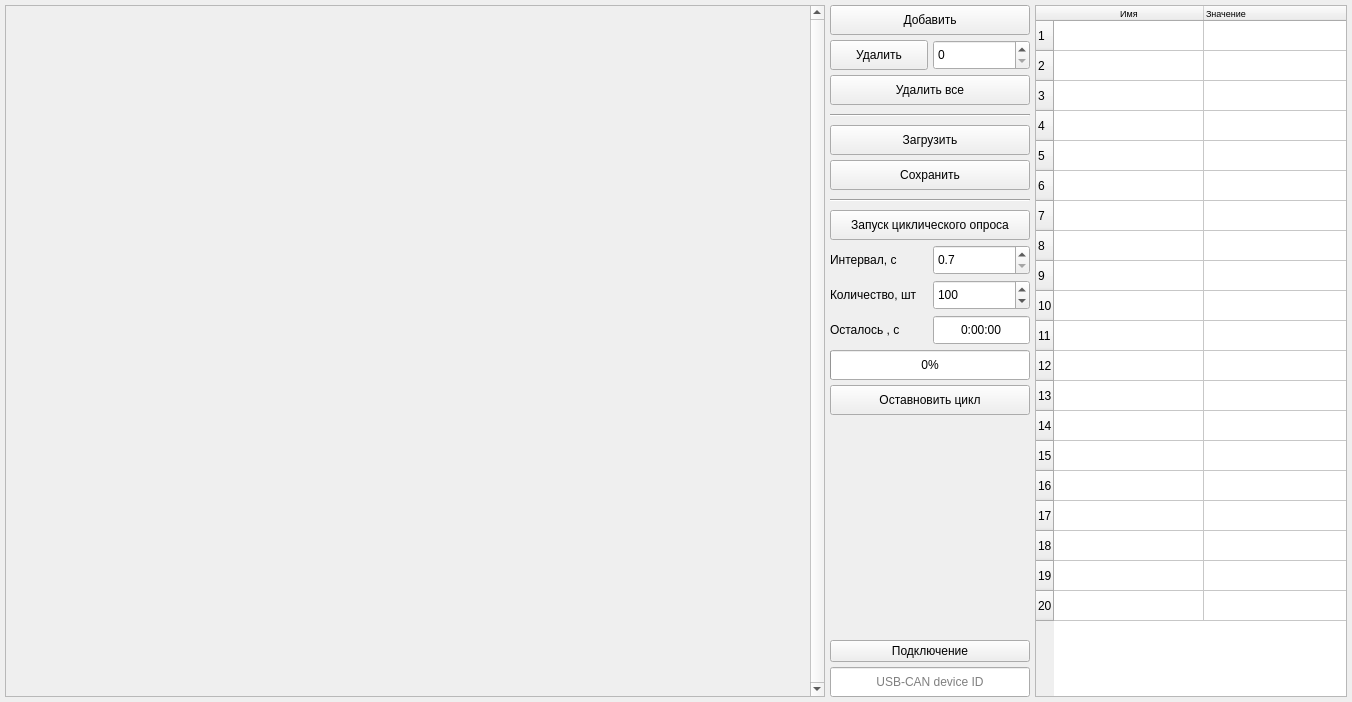
<?xml version="1.0" encoding="UTF-8"?>
<ui version="4.0">
 <class>Form</class>
 <widget class="QWidget" name="Form">
  <property name="geometry">
   <rect>
    <x>0</x>
    <y>0</y>
    <width>1352</width>
    <height>702</height>
   </rect>
  </property>
  <property name="windowTitle">
   <string>Form</string>
  </property>
  <layout class="QGridLayout" name="gridLayout" columnstretch="0,0,1" columnminimumwidth="0,0,1">
   <property name="leftMargin">
    <number>5</number>
   </property>
   <property name="topMargin">
    <number>5</number>
   </property>
   <property name="rightMargin">
    <number>5</number>
   </property>
   <property name="bottomMargin">
    <number>5</number>
   </property>
   <property name="spacing">
    <number>5</number>
   </property>
   <item row="0" column="0">
    <widget class="QScrollArea" name="scrollArea">
     <property name="enabled">
      <bool>true</bool>
     </property>
     <property name="sizePolicy">
      <sizepolicy hsizetype="Fixed" vsizetype="Expanding">
       <horstretch>0</horstretch>
       <verstretch>0</verstretch>
      </sizepolicy>
     </property>
     <property name="minimumSize">
      <size>
       <width>820</width>
       <height>550</height>
      </size>
     </property>
     <property name="frameShadow">
      <enum>QFrame::Sunken</enum>
     </property>
     <property name="lineWidth">
      <number>1</number>
     </property>
     <property name="verticalScrollBarPolicy">
      <enum>Qt::ScrollBarAlwaysOn</enum>
     </property>
     <property name="horizontalScrollBarPolicy">
      <enum>Qt::ScrollBarAlwaysOff</enum>
     </property>
     <property name="widgetResizable">
      <bool>true</bool>
     </property>
     <property name="alignment">
      <set>Qt::AlignLeading|Qt::AlignLeft|Qt::AlignTop</set>
     </property>
     <widget class="QWidget" name="unitsSArea">
      <property name="geometry">
       <rect>
        <x>0</x>
        <y>0</y>
        <width>801</width>
        <height>690</height>
       </rect>
      </property>
     </widget>
    </widget>
   </item>
   <item row="0" column="1">
    <layout class="QGridLayout" name="gridLayout_2">
     <property name="leftMargin">
      <number>0</number>
     </property>
     <property name="topMargin">
      <number>0</number>
     </property>
     <property name="rightMargin">
      <number>0</number>
     </property>
     <property name="bottomMargin">
      <number>0</number>
     </property>
     <property name="spacing">
      <number>5</number>
     </property>
     <item row="1" column="1">
      <widget class="QSpinBox" name="dltUnitNumSBox">
       <property name="sizePolicy">
        <sizepolicy hsizetype="Expanding" vsizetype="Fixed">
         <horstretch>0</horstretch>
         <verstretch>0</verstretch>
        </sizepolicy>
       </property>
       <property name="minimumSize">
        <size>
         <width>0</width>
         <height>30</height>
        </size>
       </property>
      </widget>
     </item>
     <item row="2" column="0" colspan="2">
      <widget class="QPushButton" name="dltAllUnitsPButt">
       <property name="sizePolicy">
        <sizepolicy hsizetype="Expanding" vsizetype="Fixed">
         <horstretch>0</horstretch>
         <verstretch>0</verstretch>
        </sizepolicy>
       </property>
       <property name="minimumSize">
        <size>
         <width>130</width>
         <height>30</height>
        </size>
       </property>
       <property name="text">
        <string>Удалить все</string>
       </property>
      </widget>
     </item>
     <item row="5" column="0" colspan="2">
      <widget class="QPushButton" name="saveCfgPButt">
       <property name="sizePolicy">
        <sizepolicy hsizetype="Expanding" vsizetype="Fixed">
         <horstretch>0</horstretch>
         <verstretch>0</verstretch>
        </sizepolicy>
       </property>
       <property name="minimumSize">
        <size>
         <width>130</width>
         <height>30</height>
        </size>
       </property>
       <property name="text">
        <string>Сохранить</string>
       </property>
      </widget>
     </item>
     <item row="3" column="0" colspan="2">
      <widget class="Line" name="line_9">
       <property name="minimumSize">
        <size>
         <width>0</width>
         <height>10</height>
        </size>
       </property>
       <property name="orientation">
        <enum>Qt::Horizontal</enum>
       </property>
      </widget>
     </item>
     <item row="1" column="0">
      <widget class="QPushButton" name="dltUnitPButt">
       <property name="sizePolicy">
        <sizepolicy hsizetype="Expanding" vsizetype="Fixed">
         <horstretch>0</horstretch>
         <verstretch>0</verstretch>
        </sizepolicy>
       </property>
       <property name="minimumSize">
        <size>
         <width>60</width>
         <height>30</height>
        </size>
       </property>
       <property name="text">
        <string>Удалить</string>
       </property>
      </widget>
     </item>
     <item row="0" column="0" colspan="2">
      <widget class="QPushButton" name="addUnitPButton">
       <property name="sizePolicy">
        <sizepolicy hsizetype="Expanding" vsizetype="Fixed">
         <horstretch>0</horstretch>
         <verstretch>0</verstretch>
        </sizepolicy>
       </property>
       <property name="minimumSize">
        <size>
         <width>200</width>
         <height>30</height>
        </size>
       </property>
       <property name="text">
        <string>Добавить</string>
       </property>
      </widget>
     </item>
     <item row="15" column="0" colspan="2">
      <spacer name="VSpacer">
       <property name="orientation">
        <enum>Qt::Vertical</enum>
       </property>
       <property name="sizeHint" stdset="0">
        <size>
         <width>190</width>
         <height>13</height>
        </size>
       </property>
      </spacer>
     </item>
     <item row="4" column="0" colspan="2">
      <widget class="QPushButton" name="loadCfgPButt">
       <property name="sizePolicy">
        <sizepolicy hsizetype="Expanding" vsizetype="Fixed">
         <horstretch>0</horstretch>
         <verstretch>0</verstretch>
        </sizepolicy>
       </property>
       <property name="minimumSize">
        <size>
         <width>130</width>
         <height>30</height>
        </size>
       </property>
       <property name="text">
        <string>Загрузить</string>
       </property>
      </widget>
     </item>
     <item row="8" column="0" colspan="2">
      <widget class="QPushButton" name="cycleStartPButton">
       <property name="minimumSize">
        <size>
         <width>0</width>
         <height>30</height>
        </size>
       </property>
       <property name="text">
        <string>Запуск циклического опроса</string>
       </property>
      </widget>
     </item>
     <item row="6" column="0" colspan="2">
      <widget class="Line" name="line_10">
       <property name="minimumSize">
        <size>
         <width>0</width>
         <height>10</height>
        </size>
       </property>
       <property name="orientation">
        <enum>Qt::Horizontal</enum>
       </property>
      </widget>
     </item>
     <item row="12" column="1">
      <widget class="QTimeEdit" name="cycleElapsedTimeEdit">
       <property name="minimumSize">
        <size>
         <width>0</width>
         <height>30</height>
        </size>
       </property>
       <property name="alignment">
        <set>Qt::AlignCenter</set>
       </property>
       <property name="buttonSymbols">
        <enum>QAbstractSpinBox::NoButtons</enum>
       </property>
       <property name="displayFormat">
        <string>H:mm:ss</string>
       </property>
      </widget>
     </item>
     <item row="10" column="1">
      <widget class="QDoubleSpinBox" name="cycleIntervalSBox_3">
       <property name="minimumSize">
        <size>
         <width>0</width>
         <height>30</height>
        </size>
       </property>
       <property name="decimals">
        <number>1</number>
       </property>
       <property name="minimum">
        <double>0.700000000000000</double>
       </property>
       <property name="maximum">
        <double>100000.000000000000000</double>
       </property>
       <property name="singleStep">
        <double>0.100000000000000</double>
       </property>
       <property name="value">
        <double>0.700000000000000</double>
       </property>
      </widget>
     </item>
     <item row="10" column="0">
      <widget class="QLabel" name="cycleIntervalLabel_3">
       <property name="minimumSize">
        <size>
         <width>0</width>
         <height>30</height>
        </size>
       </property>
       <property name="text">
        <string>Интервал, с</string>
       </property>
      </widget>
     </item>
     <item row="11" column="0">
      <widget class="QLabel" name="cycleNumLabel_3">
       <property name="minimumSize">
        <size>
         <width>0</width>
         <height>30</height>
        </size>
       </property>
       <property name="text">
        <string>Количество, шт</string>
       </property>
      </widget>
     </item>
     <item row="14" column="0" colspan="2">
      <widget class="QPushButton" name="cycleStopPButton">
       <property name="minimumSize">
        <size>
         <width>0</width>
         <height>30</height>
        </size>
       </property>
       <property name="text">
        <string>Оставновить цикл</string>
       </property>
      </widget>
     </item>
     <item row="12" column="0">
      <widget class="QLabel" name="cycleFullTimeLabel_3">
       <property name="minimumSize">
        <size>
         <width>0</width>
         <height>30</height>
        </size>
       </property>
       <property name="text">
        <string>Осталось , c</string>
       </property>
      </widget>
     </item>
     <item row="11" column="1">
      <widget class="QSpinBox" name="cycleNumSBox_3">
       <property name="minimumSize">
        <size>
         <width>0</width>
         <height>30</height>
        </size>
       </property>
       <property name="minimum">
        <number>1</number>
       </property>
       <property name="maximum">
        <number>100000</number>
       </property>
       <property name="value">
        <number>100</number>
       </property>
      </widget>
     </item>
     <item row="13" column="0" colspan="2">
      <widget class="QProgressBar" name="cyclePrBar">
       <property name="minimumSize">
        <size>
         <width>0</width>
         <height>30</height>
        </size>
       </property>
       <property name="value">
        <number>0</number>
       </property>
      </widget>
     </item>
     <item row="16" column="0" colspan="2">
      <widget class="QPushButton" name="connectionPButton">
       <property name="enabled">
        <bool>true</bool>
       </property>
       <property name="text">
        <string>Подключение</string>
       </property>
       <property name="flat">
        <bool>false</bool>
       </property>
      </widget>
     </item>
     <item row="17" column="0" colspan="2">
      <widget class="QLineEdit" name="devIDLEdit">
       <property name="enabled">
        <bool>true</bool>
       </property>
       <property name="minimumSize">
        <size>
         <width>0</width>
         <height>30</height>
        </size>
       </property>
       <property name="text">
        <string/>
       </property>
       <property name="alignment">
        <set>Qt::AlignCenter</set>
       </property>
       <property name="placeholderText">
        <string>USB-CAN device ID</string>
       </property>
      </widget>
     </item>
    </layout>
   </item>
   <item row="0" column="2">
    <widget class="QTableWidget" name="dataTWidget">
     <property name="sizePolicy">
      <sizepolicy hsizetype="Expanding" vsizetype="Expanding">
       <horstretch>0</horstretch>
       <verstretch>0</verstretch>
      </sizepolicy>
     </property>
     <property name="minimumSize">
      <size>
       <width>250</width>
       <height>0</height>
      </size>
     </property>
     <property name="horizontalScrollBarPolicy">
      <enum>Qt::ScrollBarAlwaysOff</enum>
     </property>
     <property name="sizeAdjustPolicy">
      <enum>QAbstractScrollArea::AdjustToContents</enum>
     </property>
     <property name="wordWrap">
      <bool>false</bool>
     </property>
     <property name="rowCount">
      <number>20</number>
     </property>
     <attribute name="horizontalHeaderCascadingSectionResizes">
      <bool>false</bool>
     </attribute>
     <attribute name="horizontalHeaderDefaultSectionSize">
      <number>0</number>
     </attribute>
     <attribute name="horizontalHeaderMinimumSectionSize">
      <number>150</number>
     </attribute>
     <attribute name="horizontalHeaderStretchLastSection">
      <bool>true</bool>
     </attribute>
     <attribute name="verticalHeaderDefaultSectionSize">
      <number>30</number>
     </attribute>
     <attribute name="verticalHeaderStretchLastSection">
      <bool>false</bool>
     </attribute>
     <row/>
     <row/>
     <row/>
     <row/>
     <row/>
     <row/>
     <row/>
     <row/>
     <row/>
     <row/>
     <row/>
     <row/>
     <row/>
     <row/>
     <row/>
     <row/>
     <row/>
     <row/>
     <row/>
     <row/>
     <column>
      <property name="text">
       <string notr="true">Имя</string>
      </property>
      <property name="font">
       <font>
        <pointsize>7</pointsize>
       </font>
      </property>
     </column>
     <column>
      <property name="text">
       <string>Значение</string>
      </property>
      <property name="font">
       <font>
        <pointsize>7</pointsize>
       </font>
      </property>
      <property name="textAlignment">
       <set>AlignLeading|AlignVCenter</set>
      </property>
     </column>
    </widget>
   </item>
  </layout>
 </widget>
 <resources/>
 <connections/>
</ui>
